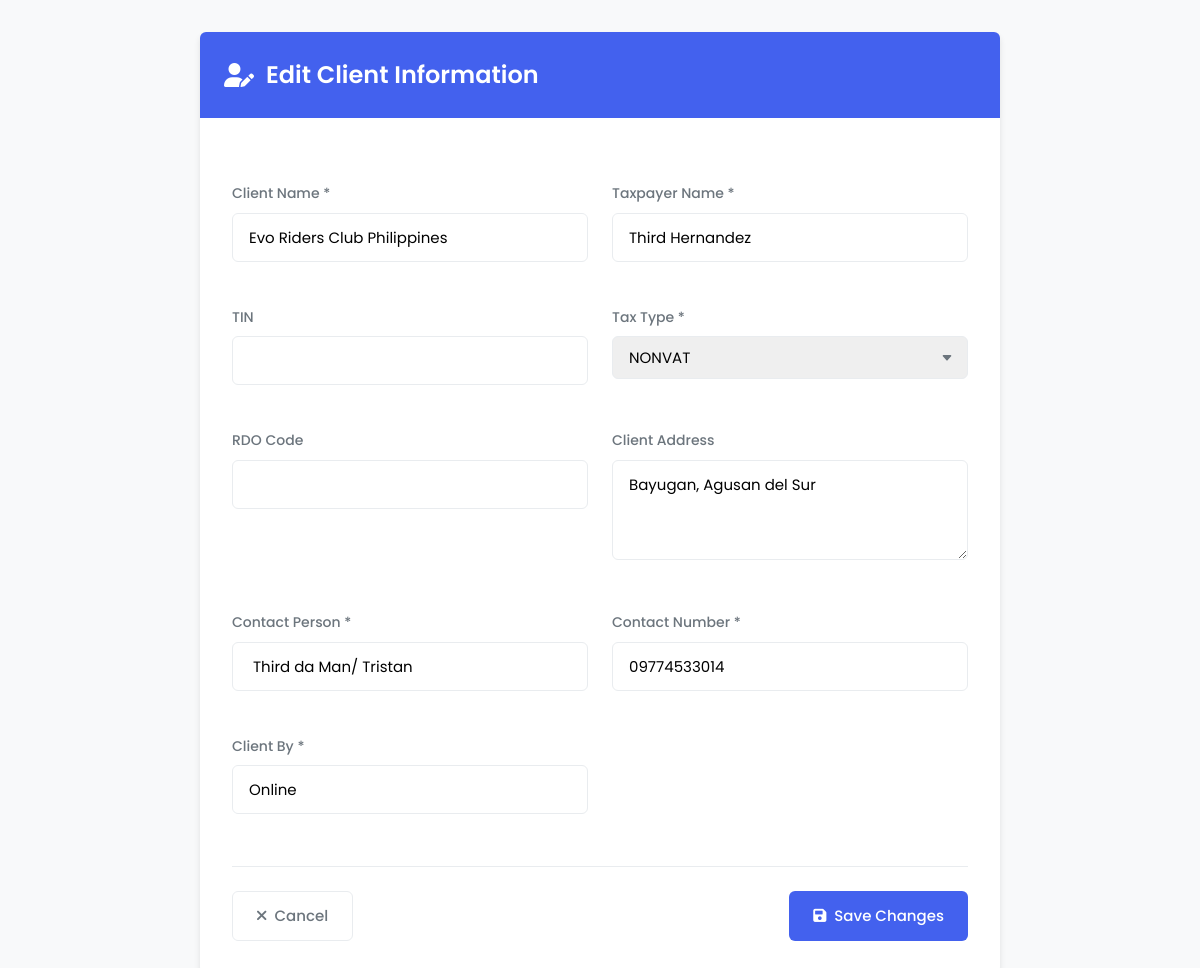
The page /pages/edit_client.php?id=3 on the database its author committed.
### tables this page shows
CREATE TABLE `clients` (
  `id` int(11) NOT NULL,
  `client_name` varchar(255) NOT NULL,
  `taxpayer_name` varchar(255) NOT NULL,
  `tin` varchar(50) DEFAULT NULL,
  `tax_type` varchar(50) DEFAULT NULL,
  `rdo_code` varchar(100) DEFAULT NULL,
  `client_address` text DEFAULT NULL,
  `province` varchar(100) DEFAULT NULL,
  `city` varchar(100) DEFAULT NULL,
  `barangay` varchar(100) DEFAULT NULL,
  `street` varchar(100) DEFAULT NULL,
  `building_no` varchar(100) DEFAULT NULL,
  `floor_no` varchar(100) DEFAULT NULL,
  `zip_code` varchar(20) DEFAULT NULL,
  `contact_person` varchar(100) NOT NULL,
  `contact_number` varchar(50) NOT NULL,
  `client_by` varchar(100) NOT NULL,
  `created_at` datetime DEFAULT current_timestamp()
);

### pages/edit_client.php (the view, shortened to what this page needs)
<?php
require_once '../config/db.php';
$client_id = intval($_GET['id']);
$stmt = $mysqli->prepare("SELECT * FROM clients WHERE id = ?");
$stmt->bind_param("i", $client_id);
$stmt->execute();
$result = $stmt->get_result();
$client = $result->fetch_assoc();
?>
<!DOCTYPE html>
<html lang="en">
<head>
    <link rel="stylesheet" href="https://cdnjs.cloudflare.com/ajax/libs/font-awesome/6.0.0/css/all.min.css">
</head>
<body>
    <div class="container">
        <div class="header">
            <h2>
                <i class="fas fa-user-edit"></i>
                Edit Client Information
            </h2>
        </div>
        <div class="form-container">
            <form method="post">
                <div class="form-grid">
                    <div class="form-group">
                        <label for="client_name">Client Name *</label>
                        <input type="text" id="client_name" name="client_name" class="form-control" required
                            value="<?= htmlspecialchars($client['client_name']) ?>">
                    </div>
                    <div class="form-group">
                        <label for="taxpayer_name">Taxpayer Name *</label>
                        <input type="text" id="taxpayer_name" name="taxpayer_name" class="form-control" required
                            value="<?= htmlspecialchars($client['taxpayer_name']) ?>">
                    </div>
                    <div class="form-group">
                        <label for="tin">TIN</label>
                        <input type="text" id="tin" name="tin" class="form-control"
                            value="<?= htmlspecialchars($client['tin']) ?>">
                    </div>
                    <div class="form-group">
                        <label for="tax_type">Tax Type *</label>
                        <select id="tax_type" name="tax_type" class="form-control" required>
                            <?php
                            $types = ['VAT', 'NONVAT', 'VAT-EXEMPT', 'NON-VAT EXEMPT', 'EXEMPT'];
                            foreach ($types as $type):
                            ?>
                                <option value="<?= $type ?>" <?= $client['tax_type'] === $type ? 'selected' : '' ?>>
                                    <?= $type ?>
                                </option>
                            <?php endforeach; ?>
                        </select>
                    </div>
                    <div class="form-group">
                        <label for="rdo_code">RDO Code</label>
                        <input type="text" id="rdo_code" name="rdo_code" class="form-control"
                            value="<?= htmlspecialchars($client['rdo_code']) ?>">
                    </div>
                    <div class="form-group">
                        <label for="client_address">Client Address</label>
                        <textarea id="client_address" name="client_address" class="form-control"><?= htmlspecialchars($client['client_address']) ?></textarea>
                    </div>
                    <div class="form-group">
                        <label for="contact_person">Contact Person *</label>
                        <input type="text" id="contact_person" name="contact_person" class="form-control" required
                            value="<?= htmlspecialchars($client['contact_person']) ?>">
                    </div>
                    <div class="form-group">
                        <label for="contact_number">Contact Number *</label>
                        <input type="text" id="contact_number" name="contact_number" class="form-control" required
                            value="<?= htmlspecialchars($client['contact_number']) ?>">
                    </div>
                    <div class="form-group">
                        <label for="client_by">Client By *</label>
                        <input type="text" id="client_by" name="client_by" class="form-control" required
                            value="<?= htmlspecialchars($client['client_by']) ?>">
                    </div>
                </div>
                <div class="form-actions">
                    <a href="clients.php" class="btn btn-outline">
                        <i class="fas fa-times"></i> Cancel
                    </a>
                    <button type="submit" class="btn btn-primary">
                        <i class="fas fa-save"></i> Save Changes
                    </button>
                </div>
            </form>
        </div>
    </div>
</body>
</html>

### pages/edit_client.php (style rules this page uses)
:root { --primary: #4361ee; --primary-light: #eef2ff; --success: #28a745; --danger: #dc3545; --dark: #212529; --gray: #6c757d; --light-gray: #e9ecef; --lighter-gray: #f8f9fa; --border-radius: 0.375rem; --shadow-sm: 0 1px 2px rgba(0, 0, 0, 0.05); --shadow: 0 1px 3px rgba(0, 0, 0, 0.1); --shadow-md: 0 4px 6px rgba(0, 0, 0, 0.1); }
* { margin: 0; padding: 0; box-sizing: border-box; font-family: 'Poppins', sans-serif; }
body { background-color: var(--lighter-gray); color: var(--dark); line-height: 1.6; padding: 2rem; }
.container { max-width: 800px; margin: 0 auto; background: white; border-radius: var(--border-radius); box-shadow: var(--shadow-md); overflow: hidden; }
.header { background-color: var(--primary); color: white; padding: 1.5rem; margin-bottom: 2rem; }
.header h2 { display: flex; align-items: center; gap: 0.75rem; font-weight: 600; }
.form-container { padding: 2rem; }
.form-grid { display: grid; grid-template-columns: repeat(auto-fit, minmax(300px, 1fr)); gap: 1.5rem; margin-bottom: 1.5rem; }
.form-group { margin-bottom: 1.25rem; }
.form-group label { display: block; margin-bottom: 0.5rem; font-size: 0.875rem; font-weight: 500; color: var(--gray); }
.form-control { width: 100%; padding: 0.75rem 1rem; border: 1px solid var(--light-gray); border-radius: var(--border-radius); font-size: 0.9375rem; transition: all 0.2s ease; }
textarea.form-control { min-height: 100px; resize: vertical; }
select.form-control { appearance: none; background-repeat: no-repeat; background-position: right 0.75rem center; background-size: 16px 12px; }
.form-actions { display: flex; justify-content: space-between; gap: 1rem; margin-top: 2rem; padding-top: 1.5rem; border-top: 1px solid var(--light-gray); }
.btn { display: inline-flex; align-items: center; justify-content: center; padding: 0.75rem 1.5rem; border-radius: var(--border-radius); font-size: 0.9375rem; font-weight: 500; cursor: pointer; transition: all 0.2s ease; border: none; gap: 0.5rem; }
.btn-primary { background-color: var(--primary); color: white; }
.btn-outline { background-color: transparent; border: 1px solid var(--light-gray); color: var(--gray); text-decoration: none; }

### rows shown on the page
clients: client_name "Evo Riders Club Philippines", taxpayer_name "Third Hernandez", tax_type "NONVAT", client_address "Bayugan, Agusan del Sur", contact_person "Third da Man/ Tristan", contact_number "09774533014", client_by "Online"
